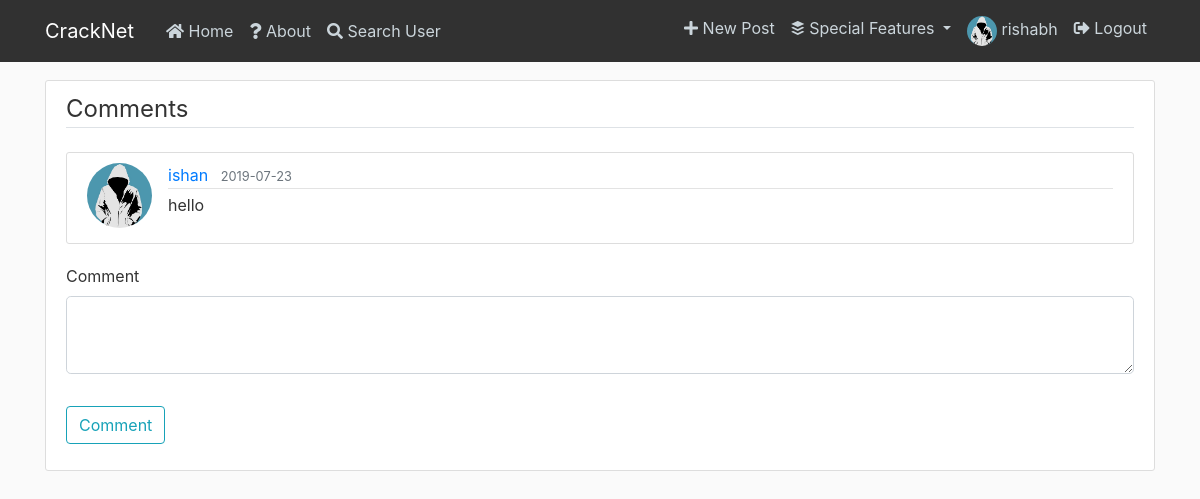
Screenshot of /comments/1 (signed in) with the database file from the repository.
### flaskblog/models.py (models this page shows, shortened)
class User(db.Model, UserMixin):
    id = db.Column(db.Integer, primary_key=True)
    username = db.Column(db.String(20), unique=True, nullable=False)
    email = db.Column(db.String(120), unique=True, nullable=False)
    image_file = db.Column(db.String(20), nullable=False, default='default.jpg')
    connections=db.Column(db.Integer, nullable=False, default=0)
    connected_users=db.Column(db.String(100000), default="")
    password = db.Column(db.String(60), nullable=False)
    posts = db.relationship('Post', backref='author', lazy=True)
    comments = db.relationship('Comment', backref='author', lazy=True)

class Comment(db.Model):
    id = db.Column(db.Integer, primary_key=True, autoincrement=True)
    date_posted = db.Column(db.DateTime, nullable=False, default=datetime.utcnow)
    content = db.Column(db.Text, nullable=False)
    user_id = db.Column(db.Integer, db.ForeignKey('user.id'), nullable=False)
    post_id = db.Column(db.Integer, db.ForeignKey('post.id'), nullable=False)

### flaskblog/routes.py (the view)
@app.route("/comments/<int:post_id>", methods=['POST', 'GET'])
@login_required
def comments(post_id):
    form = CommentForm()
    if form.validate_on_submit():
        comment = Comment(content=form.content.data, user_id=current_user.id, post_id=post_id)
        db.session.add(comment)
        db.session.commit()
        flash('Commented!', 'success')
        return redirect(url_for('comments',post_id=post_id))
    comments = Comment.query.filter_by(post_id=post_id).all()
    return render_template('comments.html', comments=comments,legend='Comments',form=form)

### flaskblog/forms.py
class CommentForm(FlaskForm):
    content = TextAreaField('Comment', validators=[DataRequired()])
    submit = SubmitField('Comment')

### flaskblog/models.py (called while the page is built)
@login_manager.user_loader
def load_user(user_id):
    return User.query.get(int(user_id))

### flaskblog/templates/comments.html (shortened to what this page needs)
{% extends "layout.html" %}
{% block content %}
    <div class="content-section">
        <form method="POST" action="">
            <fieldset class="form-group">
                <legend class="border-bottom mb-4">{{ legend }}</legend>
                {% for comment in comments %}
                    <article class="media content-section">
                    <img class="rounded-circle article-img" src="{{ url_for('static', filename='profile_pics/' + comment.author.image_file) }}">
                    <div class="media-body">
                        <div class="article-metadata">
                            {% if current_user.username != comment.author.username %}
                            <a class="mr-2" href="{{ url_for('profile', username=comment.author.username) }}">{{ comment.author.username }}</a>
                            {% else %}
                            <a class="mr-2" href="{{ url_for('account') }}">{{ comment.author.username }}</a>
                            {% endif %}
                        <small class="text-muted">{{ comment.date_posted.strftime('%Y-%m-%d') }}</small>
                        </div>
                        <p class="article-content">{{ comment.content }}</p>
                    </div>
                    </article>
                {% endfor %}
                <div class="form-group">
                    {{ form.content.label(class="form-control-label") }}
                    {% if form.content.errors %}
                        {{ form.content(class="form-control form-control-lg is-invalid") }}
                        <div class="invalid-feedback">
                            {% for error in form.content.errors %}
                                <span>{{ error }}</span>
                            {% endfor %}
                        </div>
                    {% else %}
                        {{ form.content(class="form-control form-control-lg") }}
                    {% endif %}
                </div>
            </fieldset>
            <div class="form-group">
                {{ form.submit(class="btn btn-outline-info") }}
            </div>
        </form>
    </div>
{% endblock content %}

### flaskblog/templates/layout.html (shortened to what this page needs)
<!DOCTYPE html>
<html>
<head>
    <link rel="stylesheet" href="https://maxcdn.bootstrapcdn.com/bootstrap/4.0.0/css/bootstrap.min.css">
    <link rel="stylesheet" href="https://use.fontawesome.com/releases/v5.8.2/css/all.css">
    <link rel="stylesheet" type="text/css" href="{{ url_for('static', filename='main.css') }}">
</head>
<body>
    <header class="site-header">
      <nav class="navbar navbar-expand-md navbar-dark bg-steel fixed-top">
        <div class="container">
          <a class="navbar-brand mr-4" href="/">CrackNet</a>
          <div class="collapse navbar-collapse" id="navbarToggle">
            <div class="navbar-nav mr-auto">
              <a class="nav-item nav-link" href="{{ url_for('home') }}"><i class="fas fa-home"></i> Home</a>
              <a class="nav-item nav-link" href="{{ url_for('about') }}"><i class="fas fa-question"></i> About</a>
              <a class="nav-item nav-link" data-toggle="modal" href="#SearchModal"><i class="fas fa-search"></i> Search User</a>
            </div>
            <div class="navbar-nav">
              {% if current_user.is_authenticated %}
                <a class="nav-item nav-link" href="{{ url_for('new_post') }}"><i class="fas fa-plus"></i> New Post</a>
                <li class="nav-item dropdown">
                  <a class="nav-link dropdown-toggle" href="#" id="navbarDropdown" role="button" data-toggle="dropdown" aria-haspopup="true" aria-expanded="false">
                    <i class="fab fa-buffer"></i> Special Features
                  </a>
                </li>
                <a class="nav-item nav-link" href="{{ url_for('account') }}"><img class="acc-nav-img" src="{{ url_for('static', filename='profile_pics/' + current_user.image_file) }}">  {{current_user.username}}</a>
                <a class="nav-item nav-link" href="{{ url_for('logout') }}"><i class="fas fa-sign-out-alt"></i> Logout</a>
              {% else %}
                <a class="nav-item nav-link" href="{{ url_for('login') }}"><i class="fas fa-sign-in-alt"></i> Login</a>
                <a class="nav-item nav-link" href="{{ url_for('register') }}"><i class="fas fa-user-plus"></i> Register</a>
              {% endif %}
            </div>
          </div>
        </div>
      </nav>
    </header>
    <main role="main" class="container">
      <div class="row">
        <div class="col-md-12">
          {% block content %}{% endblock %}
        </div>
      </div>
    </main>
</body>
</html>

### flaskblog/static/main.css (style rules this page uses)
body { background: #fafafa; color: #333333; margin-top: 5rem; }
.bg-steel { background-color: #313131; }
.site-header .navbar-nav .nav-link { color: #cbd5db; }
.content-section { background: #ffffff; padding: 10px 20px; border: 1px solid #dddddd; border-radius: 3px; margin-bottom: 20px; }
.article-content { white-space: pre-line; }
.article-img { height: 65px; width: 65px; margin-right: 16px; }
.article-metadata { padding-bottom: 1px; margin-bottom: 4px; border-bottom: 1px solid #e3e3e3 }
.acc-nav-img { border-radius:50%; height:30px; width:30px; }

### rows the page displays
User: image_file (placeholder picture), username "rishabh"
Comment: image_file (placeholder picture), author.username "ishan", date_posted "2019-07-23", content "hello"

### other values shown
{{ legend }} "Comments"
